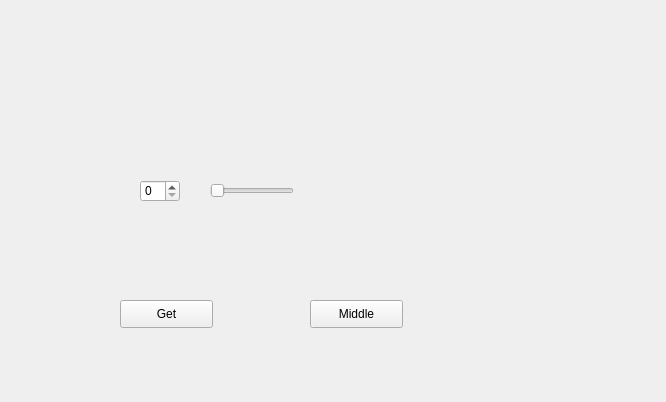
<?xml version="1.0" encoding="UTF-8"?>
<ui version="4.0">
 <class>smallWidget</class>
 <widget class="QWidget" name="smallWidget">
  <property name="geometry">
   <rect>
    <x>0</x>
    <y>0</y>
    <width>666</width>
    <height>402</height>
   </rect>
  </property>
  <property name="windowTitle">
   <string>Form</string>
  </property>
  <widget class="QSpinBox" name="spinBox">
   <property name="geometry">
    <rect>
     <x>140</x>
     <y>180</y>
     <width>40</width>
     <height>22</height>
    </rect>
   </property>
  </widget>
  <widget class="QSlider" name="horizontalSlider">
   <property name="geometry">
    <rect>
     <x>210</x>
     <y>180</y>
     <width>84</width>
     <height>22</height>
    </rect>
   </property>
   <property name="orientation">
    <enum>Qt::Horizontal</enum>
   </property>
  </widget>
  <widget class="QPushButton" name="get">
   <property name="geometry">
    <rect>
     <x>120</x>
     <y>300</y>
     <width>93</width>
     <height>28</height>
    </rect>
   </property>
   <property name="text">
    <string>Get</string>
   </property>
  </widget>
  <widget class="QPushButton" name="middle">
   <property name="geometry">
    <rect>
     <x>310</x>
     <y>300</y>
     <width>93</width>
     <height>28</height>
    </rect>
   </property>
   <property name="text">
    <string>Middle</string>
   </property>
  </widget>
 </widget>
 <resources/>
 <connections/>
</ui>
